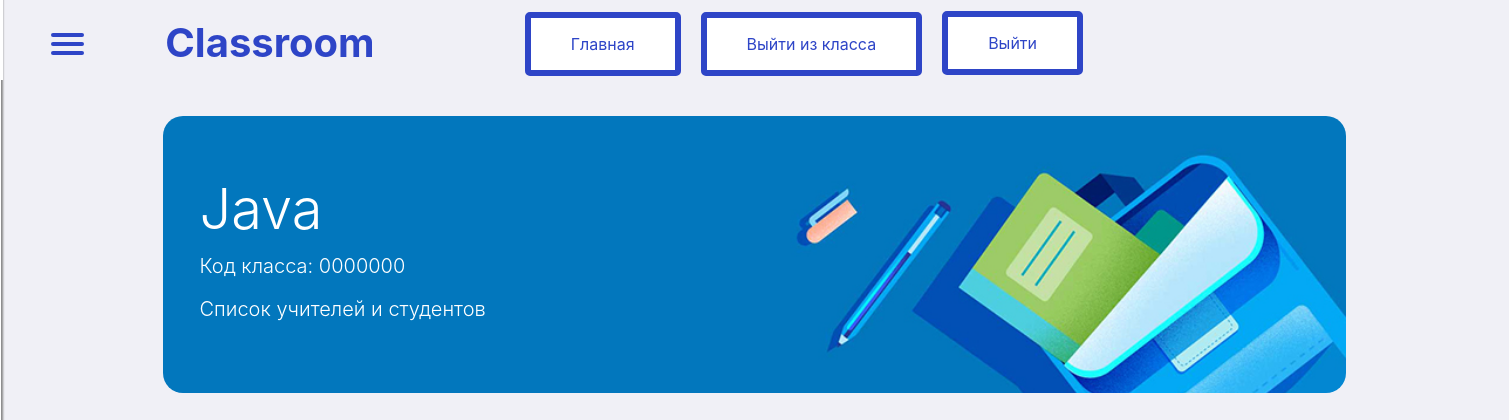
The page /classroom/class/2/ (signed in) on the database as committed earlier.
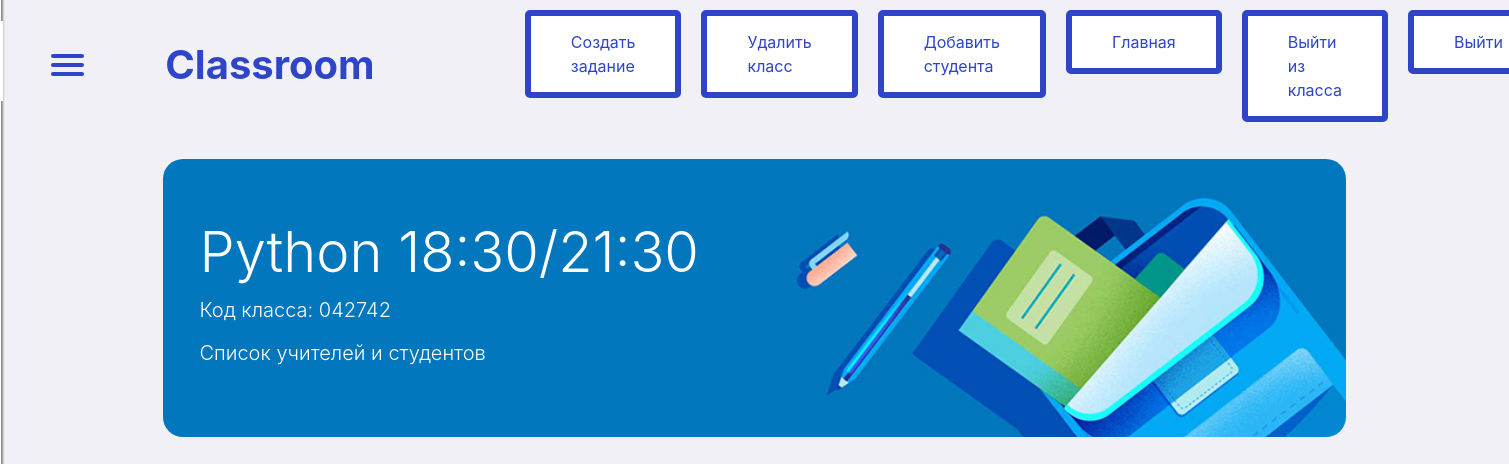
The same page on the database as committed later.
### classroom/models.py (models this page shows, shortened)
class Student(models.Model):
    student = models.ForeignKey('account.MyUser', on_delete=models.CASCADE, verbose_name='Студент')
    classroom = models.ForeignKey(Classroom, on_delete=models.CASCADE)
    created_date = models.DateTimeField(auto_now_add=True, verbose_name='Дата создания')
    class Meta:
        verbose_name = 'Студент'
        verbose_name_plural = 'Студент'

class Classroom(models.Model):
    classroom_name = models.CharField(max_length=99, verbose_name='Название')
    section = models.CharField(max_length=99, verbose_name='Раздел')
    class_code = models.CharField(max_length=10, default='0000000')
    created_date = models.DateTimeField(auto_now_add=True, verbose_name='Дата создания')

class Teacher(models.Model):
    teacher = models.ForeignKey(settings.AUTH_USER_MODEL, on_delete=models.CASCADE, verbose_name='Ментор')
    classroom = models.ForeignKey(Classroom, on_delete=models.CASCADE)
    created_date = models.DateTimeField(auto_now_add=True, verbose_name='Дата создания')
    class Meta:
        verbose_name = 'Ментор'
        verbose_name_plural = 'Менторы'

### classroom/decorators.py (the view)
        def _arguments_wrapper(request, *args, **kwargs):
            is_a_teacher, is_a_student = False, False
            try:
                classroom = Classroom.objects.get(id=kwargs['id'])
            except Exception as e:
                return redirect('home')
            teacher_count = Teacher.objects.filter(teacher=request.user.id, classroom=classroom).count()
            if teacher_count > 0:
                is_a_teacher = True
            student_count = Student.objects.filter(student=request.user.id, classroom=classroom).count()
            if student_count > 0:
                is_a_student = True
            if not (is_a_student or is_a_teacher):
                return redirect('home')
            return view_method(request, *args, **kwargs)

### classroom/views.py (called while the page is built)
@login_required(login_url='login')
@access_class('home')
def render_class(request, id):
    classroom = Classroom.objects.get(pk=id)
    try:
        assignments = Assignment.objects.filter(classroom=id)
    except Exception as e:
        assignments = None
    try:
        students = Student.objects.filter(classroom=id)
    except Exception as e:
        students = None
    teachers = Teacher.objects.filter(classroom=id)
    teacher_mapping = Teacher.objects.filter(teacher=request.user).select_related('classroom')
    student_mapping = Student.objects.filter(student=request.user).select_related('classroom')
    mappings = chain(teacher_mapping, student_mapping)
    return render(request, 'classroom/class_page.html',
                  {'classroom': classroom, 'assignments': assignments, 'students': students, 'teachers': teachers,
                   "mappings": mappings})

### classroom/templates/classroom/class_page.html (shortened to what this page needs)
{% extends 'classroom/parent_class.html' %}
{% load static %}
{% block hamburger %}
    <div class="jumbotron jumbotron-fluid class_jumbotron">
        <div class="container">
        <h1 class="display-4 class_title">{{ classroom.classroom_name }}</h1>
        <p class="lead class_code">Код класса: {{ classroom.class_code }}</p>
        <h6 class="lead class_code" ><a style="color: white;" href="{% url 'group_list' classroom.id %}">Список учителей и студентов</a></h6>
        </div>
    </div>
{% endblock %}

### classroom/templates/classroom/parent_class.html (shortened to what this page needs)
{% load static  %}
<!DOCTYPE html>
<html lang="en">
<head>
    <link rel="stylesheet" type="text/css" href="{% static 'css/base_class.css' %}">
    <link rel="stylesheet" type="text/css" href="{% static 'css/hamburger.css' %}">
    <link rel="stylesheet" href="https://cdn.jsdelivr.net/npm/bootstrap@4.5.3/dist/css/bootstrap.min.css">
</head>
<body class="container-fluid">
    <nav class="navbar navbar-expand-lg navbar-light navbar_custom">
        <nav role="navigation" >
            <div id="menuToggle" style="z-index: 6;" >
              <span></span>
              <span></span>
              <span></span>
            </div>
          </nav>
        <a class="navbar-brand" href="#" style="font-size:250% !important; color:#2e45c7 !important; margin-left: 7%; margin-right: 9%"><b>Classroom</b></a>
        <div class="collapse navbar-collapse" id="navbarSupportedContent" style="width: 300px;">
            <ul class="navbar-nav mr-auto">
              {% for teacher in teachers %}
              {% if teacher.teacher.id == user.id or user.status == 4 %}
                <li class="nav-item active">
                  <a href="{% url 'create_assignment' classroom.id %}" type="button" class="mybtn myinfo mybtn-active" style="text-decoration: none;">Создать задание</a>
                </li>
                <li class="nav-item active">
                  <a class="mybtn myinfo mybtn-active" type="button" href="{% url 'delete_class' classroom.id %}" style="text-decoration: none;">Удалить класс</a>
                </li>
                <li class="nav-item active">
                  <a class="mybtn myinfo mybtn-active" type="button" href="{% url 'add_student' classroom.id %}" style="text-decoration: none;">Добавить студента</a>
                </li>
              {% endif %}
              {% endfor %}
              <li class="nav-item active">
                <a class="mybtn myinfo mybtn-active" type="button" href="{% url 'home' %}" style="text-decoration: none;">Главная</a>
              </li>
              {% for student in students %}
              {% if student.student.id == user.id %}
              <li class="nav-item">
                <a class="mybtn myinfo mybtn-active" type="button" href="{% url 'unenroll_class' classroom.id %}" style="text-decoration: none;">Выйти из класса</a>
              </li>
              {% endif %}
              {% endfor %}
              <li class="nav-item active">
                <a class="mybtn myinfo mybtn-active" type="button" href="{% url 'logout' %}" style="text-decoration: none;">Выйти</a>
              </li>
            </ul>
        </div>
    </nav>
      {% block hamburger %}
      {% endblock %}
</body>
</html>

Rows that differ between the two databases and show on the page:
now on this page (row edited): Teacher: shows "Создать задание"
changed Classroom: classroom_name "Java" → "Python 18:30/21:30"; class_code "0000000" → "042742"
